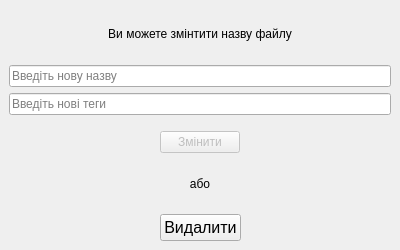
<?xml version="1.0" encoding="UTF-8"?>
<ui version="4.0">
 <class>MainWindow</class>
 <widget class="QMainWindow" name="MainWindow">
  <property name="geometry">
   <rect>
    <x>0</x>
    <y>0</y>
    <width>400</width>
    <height>250</height>
   </rect>
  </property>
  <property name="windowTitle">
   <string>Зміна файлу</string>
  </property>
  <property name="windowIcon">
   <iconset resource="logo.qrc">
    <normaloff>:/:/newPrefix/logo1.png/logo.png</normaloff>:/:/newPrefix/logo1.png/logo.png</iconset>
  </property>
  <widget class="QWidget" name="centralwidget">
   <layout class="QVBoxLayout" name="verticalLayout">
    <item>
     <widget class="QLabel" name="label">
      <property name="text">
       <string>Ви можете змінтити назву файлу</string>
      </property>
      <property name="alignment">
       <set>Qt::AlignCenter</set>
      </property>
     </widget>
    </item>
    <item>
     <widget class="QLineEdit" name="filename_edit">
      <property name="placeholderText">
       <string>Введіть нову назву</string>
      </property>
     </widget>
    </item>
    <item>
     <widget class="QLineEdit" name="tags_edit">
      <property name="placeholderText">
       <string>Введіть нові теги</string>
      </property>
     </widget>
    </item>
    <item>
     <spacer name="verticalSpacer">
      <property name="orientation">
       <enum>Qt::Vertical</enum>
      </property>
      <property name="sizeType">
       <enum>QSizePolicy::Fixed</enum>
      </property>
      <property name="sizeHint" stdset="0">
       <size>
        <width>20</width>
        <height>10</height>
       </size>
      </property>
     </spacer>
    </item>
    <item>
     <layout class="QHBoxLayout" name="horizontalLayout">
      <item>
       <spacer name="horizontalSpacer">
        <property name="orientation">
         <enum>Qt::Horizontal</enum>
        </property>
        <property name="sizeHint" stdset="0">
         <size>
          <width>40</width>
          <height>20</height>
         </size>
        </property>
       </spacer>
      </item>
      <item>
       <widget class="QPushButton" name="change_button">
        <property name="enabled">
         <bool>false</bool>
        </property>
        <property name="text">
         <string>Змінити</string>
        </property>
       </widget>
      </item>
      <item>
       <spacer name="horizontalSpacer_2">
        <property name="orientation">
         <enum>Qt::Horizontal</enum>
        </property>
        <property name="sizeHint" stdset="0">
         <size>
          <width>40</width>
          <height>20</height>
         </size>
        </property>
       </spacer>
      </item>
     </layout>
    </item>
    <item>
     <widget class="QLabel" name="label_2">
      <property name="text">
       <string>або</string>
      </property>
      <property name="alignment">
       <set>Qt::AlignCenter</set>
      </property>
     </widget>
    </item>
    <item>
     <layout class="QHBoxLayout" name="horizontalLayout_2">
      <item>
       <spacer name="horizontalSpacer_3">
        <property name="orientation">
         <enum>Qt::Horizontal</enum>
        </property>
        <property name="sizeHint" stdset="0">
         <size>
          <width>40</width>
          <height>20</height>
         </size>
        </property>
       </spacer>
      </item>
      <item>
       <widget class="QPushButton" name="delete_button">
        <property name="font">
         <font>
          <pointsize>12</pointsize>
         </font>
        </property>
        <property name="text">
         <string>Видалити</string>
        </property>
       </widget>
      </item>
      <item>
       <spacer name="horizontalSpacer_4">
        <property name="orientation">
         <enum>Qt::Horizontal</enum>
        </property>
        <property name="sizeHint" stdset="0">
         <size>
          <width>40</width>
          <height>20</height>
         </size>
        </property>
       </spacer>
      </item>
     </layout>
    </item>
   </layout>
  </widget>
 </widget>
 <resources>
  <include location="logo.qrc"/>
 </resources>
 <connections/>
</ui>
